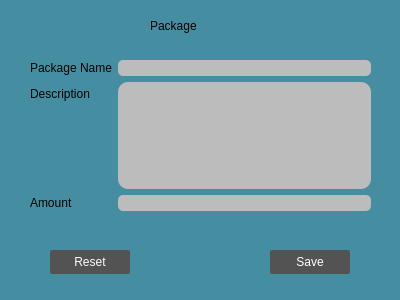
<?xml version="1.0" encoding="UTF-8"?>
<ui version="4.0">
 <class>AddPackage</class>
 <widget class="QDialog" name="AddPackage">
  <property name="windowModality">
   <enum>Qt::WindowModal</enum>
  </property>
  <property name="geometry">
   <rect>
    <x>0</x>
    <y>0</y>
    <width>400</width>
    <height>300</height>
   </rect>
  </property>
  <property name="maximumSize">
   <size>
    <width>400</width>
    <height>300</height>
   </size>
  </property>
  <property name="windowTitle">
   <string>Add Package</string>
  </property>
  <property name="styleSheet">
   <string notr="true">background-color: rgb(69, 142, 162);</string>
  </property>
  <widget class="QWidget" name="formLayoutWidget">
   <property name="geometry">
    <rect>
     <x>30</x>
     <y>60</y>
     <width>341</width>
     <height>151</height>
    </rect>
   </property>
   <layout class="QFormLayout" name="formLayout">
    <item row="0" column="0">
     <widget class="QLabel" name="label">
      <property name="styleSheet">
       <string notr="true">color: rgb(0, 0, 0);
font: 10pt &quot;Segoe UI&quot;;</string>
      </property>
      <property name="text">
       <string>Package Name</string>
      </property>
     </widget>
    </item>
    <item row="0" column="1">
     <widget class="QLineEdit" name="txtPackageName">
      <property name="styleSheet">
       <string notr="true">background-color: rgb(188, 188, 188);
border-radius:5px;</string>
      </property>
     </widget>
    </item>
    <item row="1" column="0">
     <widget class="QLabel" name="label_2">
      <property name="styleSheet">
       <string notr="true">color: rgb(0, 0, 0);
font: 10pt &quot;Segoe UI&quot;;</string>
      </property>
      <property name="text">
       <string>Description</string>
      </property>
     </widget>
    </item>
    <item row="1" column="1">
     <widget class="QTextEdit" name="txtDescription">
      <property name="styleSheet">
       <string notr="true">background-color: rgb(188, 188, 188);
border-radius:10px;</string>
      </property>
     </widget>
    </item>
    <item row="2" column="0">
     <widget class="QLabel" name="label_3">
      <property name="styleSheet">
       <string notr="true">color: rgb(0, 0, 0);
font: 10pt &quot;Segoe UI&quot;;</string>
      </property>
      <property name="text">
       <string>Amount</string>
      </property>
     </widget>
    </item>
    <item row="2" column="1">
     <widget class="QLineEdit" name="txtAmount">
      <property name="styleSheet">
       <string notr="true">background-color: rgb(188, 188, 188);
border-radius:5px;</string>
      </property>
     </widget>
    </item>
   </layout>
  </widget>
  <widget class="QPushButton" name="btnSave">
   <property name="geometry">
    <rect>
     <x>270</x>
     <y>250</y>
     <width>80</width>
     <height>24</height>
    </rect>
   </property>
   <property name="styleSheet">
    <string notr="true">border-radius:2px;
color: rgb(255, 255, 255);
background-color: rgb(83, 83, 83);
font: 10pt &quot;Segoe UI&quot;;</string>
   </property>
   <property name="text">
    <string>Save</string>
   </property>
  </widget>
  <widget class="QPushButton" name="btnReset">
   <property name="geometry">
    <rect>
     <x>50</x>
     <y>250</y>
     <width>80</width>
     <height>24</height>
    </rect>
   </property>
   <property name="styleSheet">
    <string notr="true">border-radius:2px;
color: rgb(255, 255, 255);
background-color: rgb(83, 83, 83);
font: 10pt &quot;Segoe UI&quot;;</string>
   </property>
   <property name="text">
    <string>Reset</string>
   </property>
  </widget>
  <widget class="QLabel" name="label_4">
   <property name="geometry">
    <rect>
     <x>150</x>
     <y>10</y>
     <width>91</width>
     <height>31</height>
    </rect>
   </property>
   <property name="styleSheet">
    <string notr="true">font: 18pt &quot;SimSun-ExtB&quot;;
color: rgb(0, 0, 0);</string>
   </property>
   <property name="text">
    <string>Package</string>
   </property>
  </widget>
 </widget>
 <resources/>
 <connections/>
</ui>
